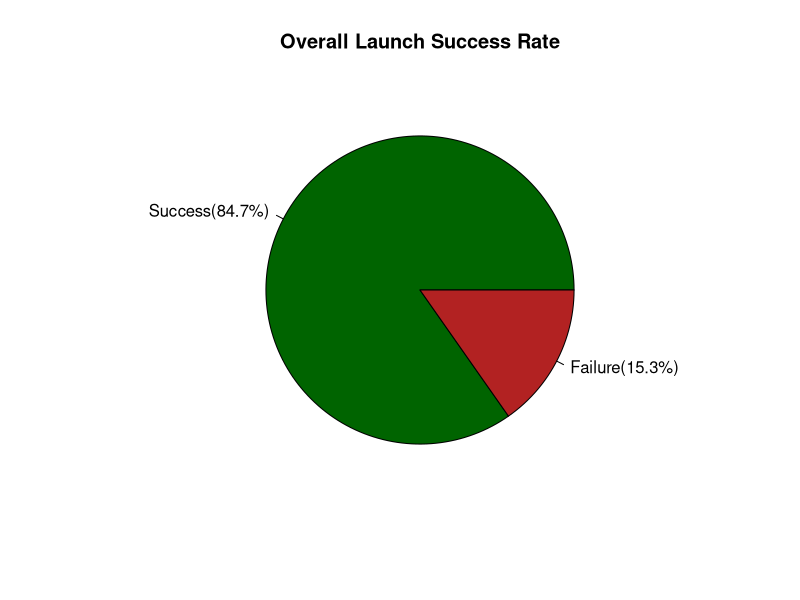
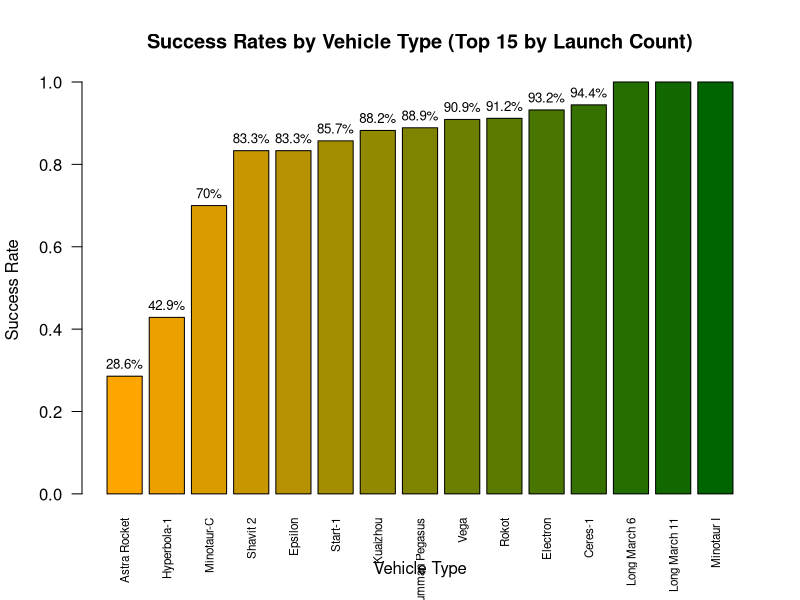
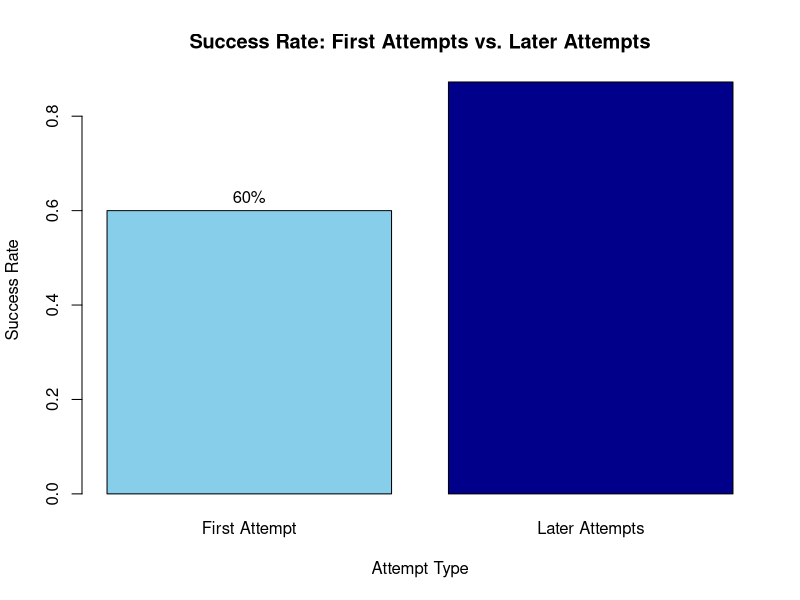
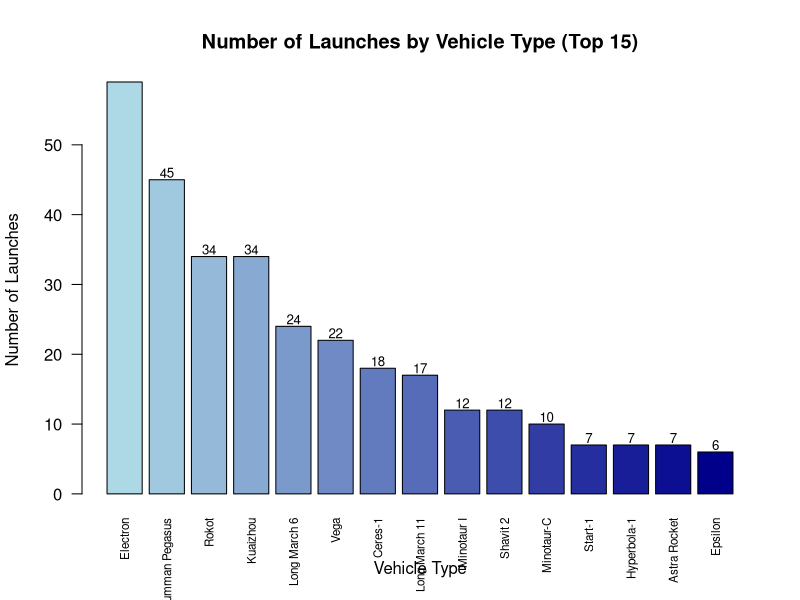
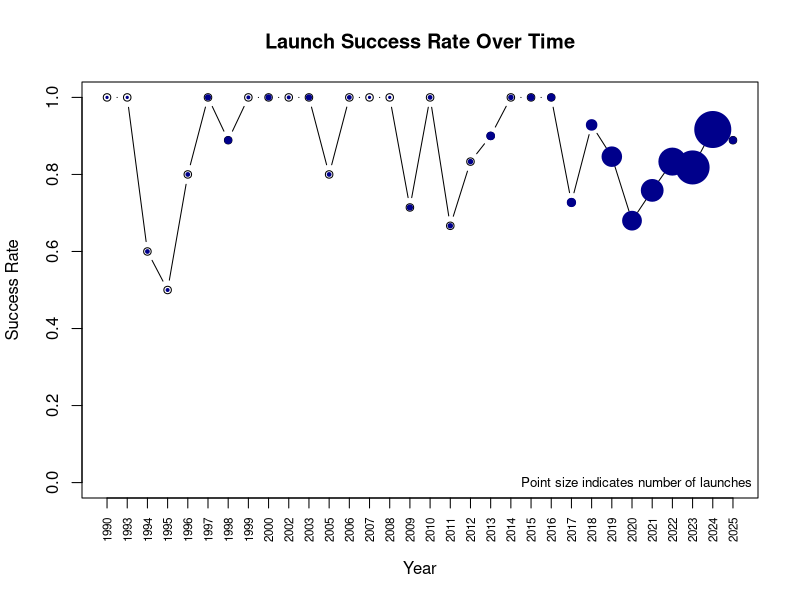

The R script that drew these images, in order:
# Rocket Launch Data Analysis
# This script analyzes the launches.csv dataset to provide statistical summaries
# and visualizations of rocket launch data using base R functions.

# Read the data
launches <- read.csv("launches.csv")

# Display the structure of the data
cat("Structure of the dataset:\n")
str(launches)

# Convert Date to proper date format
launches$Date <- as.Date(launches$Date)

# Basic summary statistics for each variable (except Date)
cat("\n\nSummary statistics for each variable:\n")
summary(launches[, c("Vehicle", "SinceFirst", "Success")])

# Count of unique vehicles
cat("\n\nNumber of unique vehicle types:", length(unique(launches$Vehicle)))

# Overall proportion of successful launches
overall_success_rate <- mean(launches$Success)
cat("\n\nOverall proportion of successful launches:", 
    round(overall_success_rate * 100, 2), "%")

# Success rate for first attempts (where SinceFirst = 0)
first_attempts <- launches[launches$SinceFirst == 0, ]
first_attempt_success_rate <- mean(first_attempts$Success)
cat("\n\nProportion of successful launches among first attempts:", 
    round(first_attempt_success_rate * 100, 2), "%")

# Vehicle with the most launches
launch_counts <- table(launches$Vehicle)
most_launches <- names(launch_counts)[which.max(launch_counts)]
cat("\n\nVehicle type with the most launches:", most_launches, 
    "with", max(launch_counts), "launches")

# Success rates by vehicle type
vehicle_success <- aggregate(Success ~ Vehicle, data = launches, FUN = mean)
vehicle_counts <- as.data.frame(table(launches$Vehicle))
colnames(vehicle_counts) <- c("Vehicle", "Launches")

# Merge success rates with launch counts
vehicle_stats <- merge(vehicle_success, vehicle_counts, by = "Vehicle")
vehicle_stats$Successes <- round(vehicle_stats$Success * vehicle_stats$Launches)
vehicle_stats <- vehicle_stats[order(-vehicle_stats$Success, -vehicle_stats$Launches), ]

# Filter for vehicles with at least 5 launches for more reliable success rate
reliable_stats <- vehicle_stats[vehicle_stats$Launches >= 5, ]
cat("\n\nVehicle types with highest success rates (minimum 5 launches):\n")
print(head(reliable_stats, 10))

# Vehicle with the highest success rate (minimum 5 launches)
highest_success <- reliable_stats[which.max(reliable_stats$Success), ]
cat("\n\nVehicle type with the highest success rate (min 5 launches):", 
    highest_success$Vehicle, "with", 
    round(highest_success$Success * 100, 2), "% success rate")

# Create visualizations using base R - display directly in R console/window

# 1. Overall success vs failure pie chart
cat("\n\nCreating pie chart for overall success rate...\n")
success_counts <- c(sum(launches$Success), sum(1 - launches$Success))
labels <- c("Success", "Failure")
percentages <- round(100 * success_counts / sum(success_counts), 1)
labels <- paste(labels, "(", percentages, "%)", sep="")
pie(success_counts, labels = labels, main="Overall Launch Success Rate", 
    col=c("darkgreen", "firebrick"))

# Save the plot if needed (optional)
# To save: uncomment the next two lines
# pdf("overall_success_rate.pdf", width=8, height=6)
# dev.off()

# Wait for user to continue
cat("Press Enter to continue to the next plot...\n")
invisible(readline())

# 2. Success rates by vehicle type (for top 15 vehicles by launch count)
cat("\nCreating barplot for success rates by vehicle type...\n")
top_vehicles <- vehicle_stats[order(-vehicle_stats$Launches), ][1:15, ]
top_vehicles <- top_vehicles[order(top_vehicles$Success), ]  # Order by success rate for the plot

barplot(top_vehicles$Success, names.arg = top_vehicles$Vehicle, 
        main="Success Rates by Vehicle Type (Top 15 by Launch Count)",
        xlab="Vehicle Type", ylab="Success Rate",
        col=colorRampPalette(c("orange", "darkgreen"))(15),
        las=2, cex.names=0.7)
text(x = seq(from = 0.7, by = 1.2, length.out = 15),
     y = top_vehicles$Success + 0.03,
     labels = paste0(round(top_vehicles$Success*100, 1), "%"),
     cex = 0.8)

# Wait for user to continue
cat("Press Enter to continue to the next plot...\n")
invisible(readline())

# 3. First attempt success vs. later attempts
cat("\nCreating barplot for first attempts vs. later attempts...\n")
attempt_success <- c(
  mean(launches$Success[launches$SinceFirst == 0]),
  mean(launches$Success[launches$SinceFirst > 0])
)
barplot(attempt_success, names.arg = c("First Attempt", "Later Attempts"),
        main="Success Rate: First Attempts vs. Later Attempts",
        xlab="Attempt Type", ylab="Success Rate",
        col=c("skyblue", "darkblue"))
text(x = c(0.7, 1.9),
     y = attempt_success + 0.03,
     labels = paste0(round(attempt_success*100, 1), "%"))

# Wait for user to continue
cat("Press Enter to continue to the next plot...\n")
invisible(readline())

# 4. Launch counts by vehicle (top 15)
cat("\nCreating barplot for launch counts by vehicle...\n")
top_by_count <- vehicle_stats[order(-vehicle_stats$Launches), ][1:15, ]
barplot(top_by_count$Launches, names.arg = top_by_count$Vehicle,
        main="Number of Launches by Vehicle Type (Top 15)",
        xlab="Vehicle Type", ylab="Number of Launches",
        col=colorRampPalette(c("lightblue", "darkblue"))(15),
        las=2, cex.names=0.7)
text(x = seq(from = 0.7, by = 1.2, length.out = 15),
     y = top_by_count$Launches + 1,
     labels = top_by_count$Launches,
     cex = 0.8)

# Wait for user to continue
cat("Press Enter to continue to the next plot...\n")
invisible(readline())

# 5. Success rate over time (by year)
cat("\nCreating plot for success rate over time...\n")
launches$Year <- format(launches$Date, "%Y")
yearly_data <- aggregate(Success ~ Year, data = launches, FUN = mean)
yearly_counts <- as.data.frame(table(launches$Year))
colnames(yearly_counts) <- c("Year", "Launches")
yearly_stats <- merge(yearly_data, yearly_counts, by = "Year")
yearly_stats <- yearly_stats[yearly_stats$Launches >= 3, ]  # Only years with at least 3 launches
yearly_stats <- yearly_stats[order(yearly_stats$Year), ]

plot(1:nrow(yearly_stats), yearly_stats$Success, type="b", 
     xlab="Year", ylab="Success Rate", 
     main="Launch Success Rate Over Time",
     xaxt="n", ylim=c(0, 1))
axis(1, at=1:nrow(yearly_stats), labels=yearly_stats$Year, las=2, cex.axis=0.7)
points(1:nrow(yearly_stats), yearly_stats$Success, 
       cex=yearly_stats$Launches/10, pch=19, col="darkblue")
legend("bottomright", legend="Point size indicates number of launches", 
       cex=0.8, bty="n")

# Print a summary of the analysis
cat("\n\n=== SUMMARY OF FINDINGS ===\n")
cat("Total number of launches analyzed:", nrow(launches), "\n")
cat("Overall success rate:", round(overall_success_rate * 100, 2), "%\n")
cat("First attempt success rate:", round(first_attempt_success_rate * 100, 2), "%\n")
cat("Vehicle with most launches:", most_launches, "with", max(launch_counts), "launches\n")
cat("Vehicle with highest success rate (min 5 launches):", 
    highest_success$Vehicle, "with", 
    round(highest_success$Success * 100, 2), "% success rate\n")